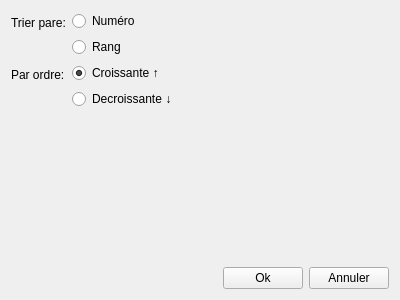
<?xml version="1.0" encoding="UTF-8"?>
<ui version="4.0">
 <class>TotalisationCreateForm</class>
 <widget class="QWidget" name="TotalisationCreateForm">
  <property name="geometry">
   <rect>
    <x>0</x>
    <y>0</y>
    <width>400</width>
    <height>300</height>
   </rect>
  </property>
  <property name="windowTitle">
   <string>Form</string>
  </property>
  <layout class="QVBoxLayout" name="verticalLayout">
   <item>
    <layout class="QFormLayout" name="formLayout">
     <item row="0" column="0">
      <widget class="QLabel" name="label">
       <property name="text">
        <string>Trier pare:</string>
       </property>
      </widget>
     </item>
     <item row="0" column="1">
      <layout class="QVBoxLayout" name="verticalLayout_2">
       <item>
        <widget class="QRadioButton" name="numberRadio">
         <property name="text">
          <string>Numéro</string>
         </property>
         <property name="checked">
          <bool>true</bool>
         </property>
        </widget>
       </item>
       <item>
        <widget class="QRadioButton" name="rankRadio">
         <property name="text">
          <string>Rang</string>
         </property>
        </widget>
       </item>
      </layout>
     </item>
     <item row="1" column="0">
      <widget class="QLabel" name="label_2">
       <property name="text">
        <string>Par ordre:</string>
       </property>
      </widget>
     </item>
     <item row="1" column="1">
      <layout class="QVBoxLayout" name="verticalLayout_3">
       <item>
        <widget class="QRadioButton" name="ascRadio">
         <property name="text">
          <string>Croissante ↑</string>
         </property>
         <property name="checked">
          <bool>true</bool>
         </property>
        </widget>
       </item>
       <item>
        <widget class="QRadioButton" name="descRadio">
         <property name="text">
          <string>Decroissante ↓</string>
         </property>
        </widget>
       </item>
      </layout>
     </item>
    </layout>
   </item>
   <item>
    <layout class="QHBoxLayout" name="horizontalLayout">
     <item>
      <spacer name="horizontalSpacer">
       <property name="orientation">
        <enum>Qt::Horizontal</enum>
       </property>
       <property name="sizeHint" stdset="0">
        <size>
         <width>40</width>
         <height>20</height>
        </size>
       </property>
      </spacer>
     </item>
     <item>
      <widget class="QPushButton" name="okBtn">
       <property name="text">
        <string>Ok</string>
       </property>
      </widget>
     </item>
     <item>
      <widget class="QPushButton" name="cancelBtn">
       <property name="text">
        <string>Annuler</string>
       </property>
      </widget>
     </item>
    </layout>
   </item>
  </layout>
 </widget>
 <resources/>
 <connections/>
</ui>
